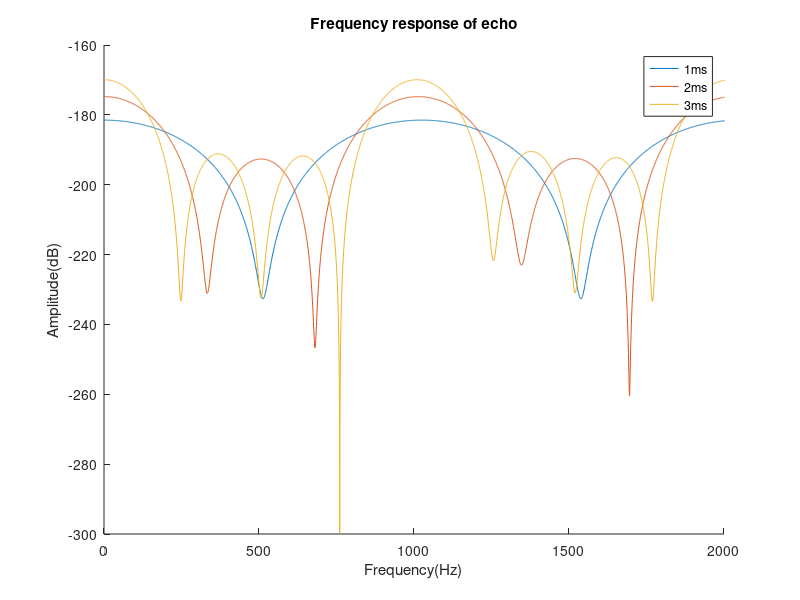

Source code (MATLAB):
fs = 44100;
tau =round([0.001*fs, 0.002*fs, 0.003*fs]);
gamma = 0.9;
h = zeros(1,fs);
h(1) = 1;
for i = 1:3
    hold;
    h(tau(i)) = gamma; 
    N = 2^nextpow2(length(h));
    H = mag2db((abs(fft(h,N))/N).^2);
    f = 0:fs/N:fs/2-fs/N;
    plot(f,H(1:N/2));
    xlim([0,2000]);
    hold;
end
legend('1ms','2ms','3ms');
title('Frequency response of echo');
xlabel('Frequency(Hz)');
ylabel('Amplitude(dB)');



